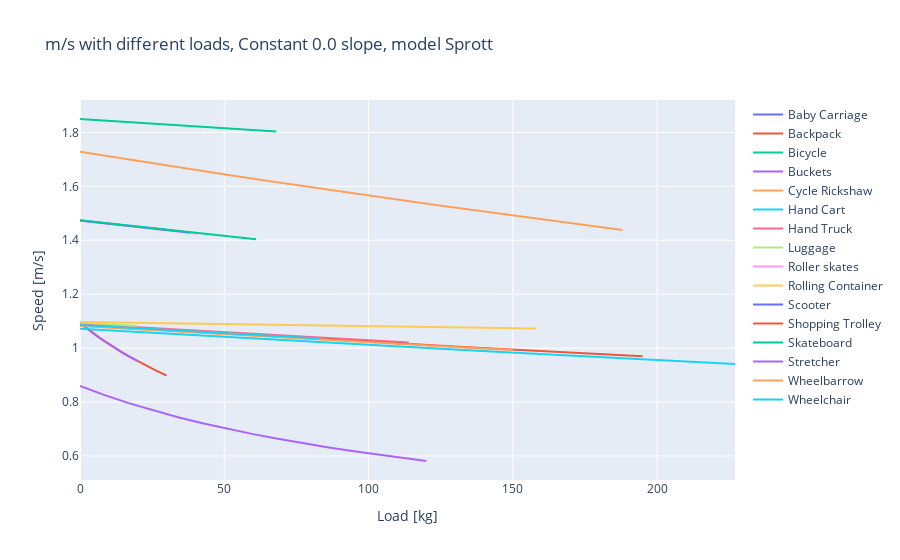
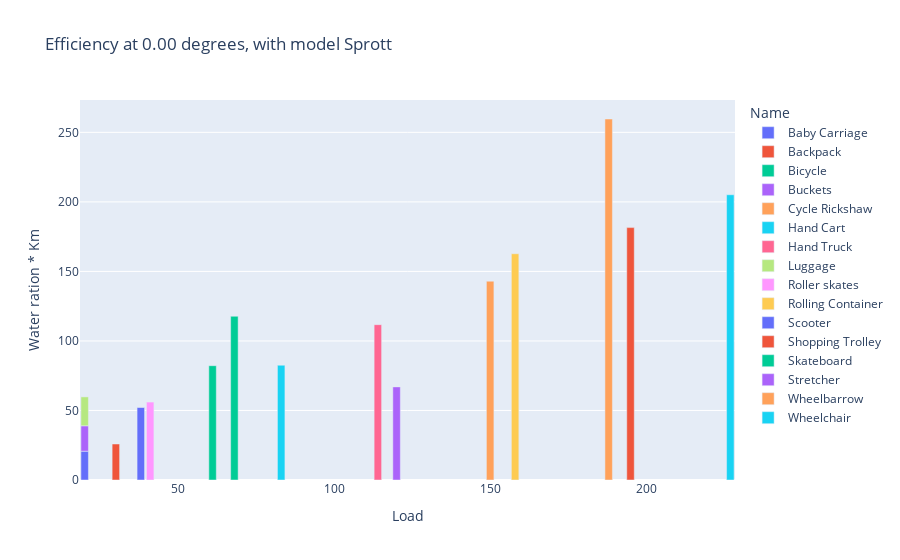
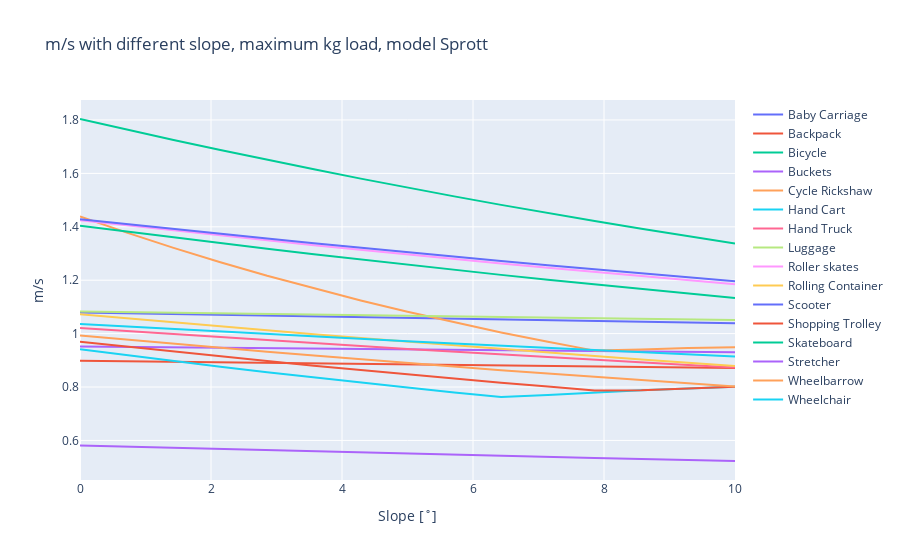

Notebook cell for these charts, in order:
### Code cell
# mr.velocitykgs



mm.plotting_hpv.load_plot_plotly(mr, mo, hpv)
mm.plotting_hpv.bar_plot_loading_distance(mr, mo, hpv, mv)
mm.plotting_hpv.slope_plot_plotly(mr, mo, hpv)

### Figure 1 — Plotly figure (JSON) as saved in the notebook; plotly's stock layout.template omitted (floating-point values rounded to 4 significant figures)
{"data": [{"mode": "lines", "name": "Baby Carriage", "type": "scatter", "x": [0, 1.429, 2.857, 4.286, 5.714, 7.143, 8.571, 10, 11.43, 12.86, 14.29, 15.71, 17.14, 18.57, 20], "y": [1.091, 1.09, 1.089, 1.089, 1.088, 1.087, 1.086, 1.085, 1.084, 1.083, 1.082, 1.081, 1.081, 1.08, 1.079]}, {"mode": "lines", "name": "Backpack", "type": "scatter", "x": [0, 2.143, 4.286, 6.429, 8.571, 10.71, 12.86, 15, 17.14, 19.29, 21.43, 23.57, 25.71, 27.86, 30], "y": [1.093, 1.075, 1.057, 1.041, 1.025, 1.01, 0.9955, 0.9816, 0.9684, 0.9556, 0.9433, 0.9315, 0.9201, 0.9091, 0.8985]}, {"mode": "lines", "name": "Bicycle", "type": "scatter", "x": [0, 4.857, 9.714, 14.57, 19.43, 24.29, 29.14, 34, 38.86, 43.71, 48.57, 53.43, 58.29, 63.14, 68], "y": [1.85, 1.847, 1.843, 1.84, 1.837, 1.833, 1.83, 1.827, 1.823, 1.82, 1.817, 1.813, 1.81, 1.807, 1.804]}, {"mode": "lines", "name": "Buckets", "type": "scatter", "x": [0, 1.429, 2.857, 4.286, 5.714, 7.143, 8.571, 10, 11.43, 12.86, 14.29, 15.71, 17.14, 18.57, 20], "y": [1.093, 1.081, 1.069, 1.057, 1.046, 1.036, 1.025, 1.015, 1.005, 0.9955, 0.9862, 0.9772, 0.9684, 0.9598, 0.9514]}, {"mode": "lines", "name": "Cycle Rickshaw", "type": "scatter", "x": [0, 13.43, 26.86, 40.29, 53.71, 67.14, 80.57, 94, 107.4, 120.9, 134.3, 147.7, 161.1, 174.6, 188], "y": [1.728, 1.705, 1.683, 1.661, 1.639, 1.617, 1.596, 1.575, 1.555, 1.535, 1.515, 1.495, 1.476, 1.457, 1.438]}, {"mode": "lines", "name": "Hand Cart", "type": "scatter", "x": [0, 16.21, 32.43, 48.64, 64.86, 81.07, 97.29, 113.5, 129.7, 145.9, 162.1, 178.4, 194.6, 210.8, 227], "y": [1.072, 1.062, 1.052, 1.042, 1.033, 1.023, 1.014, 1.004, 0.9949, 0.9857, 0.9767, 0.9677, 0.9588, 0.95, 0.9413]}, {"mode": "lines", "name": "Hand Truck", "type": "scatter", "x": [0, 8.143, 16.29, 24.43, 32.57, 40.71, 48.86, 57, 65.14, 73.29, 81.43, 89.57, 97.71, 105.9, 114], "y": [1.09, 1.085, 1.08, 1.074, 1.069, 1.064, 1.06, 1.055, 1.05, 1.045, 1.04, 1.035, 1.03, 1.025, 1.021]}, {"mode": "lines", "name": "Luggage", "type": "scatter", "x": [0, 1.429, 2.857, 4.286, 5.714, 7.143, 8.571, 10, 11.43, 12.86, 14.29, 15.71, 17.14, 18.57, 20], "y": [1.095, 1.094, 1.093, 1.092, 1.091, 1.091, 1.09, 1.089, 1.088, 1.087, 1.086, 1.085, 1.084, 1.083, 1.082]}, {"mode": "lines", "name": "Roller skates", "type": "scatter", "x": [0, 2.929, 5.857, 8.786, 11.71, 14.64, 17.57, 20.5, 23.43, 26.36, 29.29, 32.21, 35.14, 38.07, 41], "y": [1.472, 1.469, 1.465, 1.462, 1.458, 1.455, 1.452, 1.448, 1.445, 1.441, 1.438, 1.434, 1.431, 1.428, 1.424]}, {"mode": "lines", "name": "Rolling Container", "type": "scatter", "x": [0, 11.29, 22.57, 33.86, 45.14, 56.43, 67.71, 79, 90.29, 101.6, 112.9, 124.1, 135.4, 146.7, 158], "y": [1.097, 1.095, 1.094, 1.092, 1.09, 1.088, 1.087, 1.085, 1.083, 1.081, 1.08, 1.078, 1.076, 1.074, 1.073]}, {"mode": "lines", "name": "Scooter", "type": "scatter", "x": [0, 2.714, 5.429, 8.143, 10.86, 13.57, 16.29, 19, 21.71, 24.43, 27.14, 29.86, 32.57, 35.29, 38], "y": [1.473, 1.47, 1.467, 1.464, 1.46, 1.457, 1.454, 1.451, 1.448, 1.444, 1.441, 1.438, 1.435, 1.432, 1.429]}, {"mode": "lines", "name": "Shopping Trolley", "type": "scatter", "x": [0, 13.93, 27.86, 41.79, 55.71, 69.64, 83.57, 97.5, 111.4, 125.4, 139.3, 153.2, 167.1, 181.1, 195], "y": [1.084, 1.075, 1.067, 1.058, 1.05, 1.042, 1.033, 1.025, 1.017, 1.009, 1.001, 0.9929, 0.985, 0.9773, 0.9695]}, {"mode": "lines", "name": "Skateboard", "type": "scatter", "x": [0, 4.357, 8.714, 13.07, 17.43, 21.79, 26.14, 30.5, 34.86, 39.21, 43.57, 47.93, 52.29, 56.64, 61], "y": [1.475, 1.47, 1.464, 1.459, 1.454, 1.449, 1.444, 1.439, 1.434, 1.429, 1.424, 1.419, 1.414, 1.409, 1.404]}, {"mode": "lines", "name": "Stretcher", "type": "scatter", "x": [0, 8.571, 17.14, 25.71, 34.29, 42.86, 51.43, 60, 68.57, 77.14, 85.71, 94.29, 102.9, 111.4, 120], "y": [0.8599, 0.8256, 0.7951, 0.7677, 0.743, 0.7205, 0.7, 0.6811, 0.6636, 0.6475, 0.6324, 0.6184, 0.6053, 0.5929, 0.5813]}, {"mode": "lines", "name": "Wheelbarrow", "type": "scatter", "x": [0, 10.71, 21.43, 32.14, 42.86, 53.57, 64.29, 75, 85.71, 96.43, 107.1, 117.9, 128.6, 139.3, 150], "y": [1.082, 1.075, 1.069, 1.062, 1.056, 1.049, 1.043, 1.036, 1.03, 1.024, 1.017, 1.011, 1.005, 0.9989, 0.9928]}, {"mode": "lines", "name": "Wheelchair", "type": "scatter", "x": [0, 5.929, 11.86, 17.79, 23.71, 29.64, 35.57, 41.5, 47.43, 53.36, 59.29, 65.21, 71.14, 77.07, 83], "y": [1.086, 1.083, 1.079, 1.075, 1.072, 1.068, 1.064, 1.061, 1.057, 1.053, 1.05, 1.046, 1.043, 1.039, 1.036]}], "layout": {"title": {"text": "m/s with different loads, Constant 0.0 slope, model Sprott"}, "xaxis": {"title": {"text": "Load [kg]"}}, "yaxis": {"title": {"text": "Speed [m/s]"}}}}

### Figure 2 — Plotly figure (JSON) as saved in the notebook; plotly's stock layout.template omitted (floating-point values rounded to 4 significant figures)
{"data": [{"alignmentgroup": "True", "customdata": [["Baby Carriage", 0.5394, 1.079, 1.2, 7.767, 15.53, 0, 8, 0.3862]], "hovertemplate": "Name=%{customdata[0]}<br>Load=%{x}<br>Water ration * Km=%{y}<br>Average Trip Velocity=%{customdata[1]}<br>Loaded Velocity=%{customdata[2]}<br>Unloaded Velocity=%{customdata[3]}<br>Distance to Water Achievable=%{customdata[4]}<br>Total Round trip Distance Achievable=%{customdata[5]}<br>Slope=%{customdata[6]}<br>Hours Collecting Water Max=%{customdata[7]}<br>Hours Spent Collecting Single Person Water=%{customdata[8]}<extra></extra>", "legendgroup": "Baby Carriage", "marker": {"color": "#636efa", "pattern": {"shape": ""}}, "name": "Baby Carriage", "offsetgroup": "Baby Carriage", "orientation": "v", "showlegend": true, "textposition": "auto", "type": "bar", "x": [20], "xaxis": "x", "y": [20.71], "yaxis": "y"}, {"alignmentgroup": "True", "customdata": [["Backpack", 0.4493, 0.8985, 1.2, 6.469, 12.94, 0, 8, 0.3091]], "hovertemplate": "Name=%{customdata[0]}<br>Load=%{x}<br>Water ration * Km=%{y}<br>Average Trip Velocity=%{customdata[1]}<br>Loaded Velocity=%{customdata[2]}<br>Unloaded Velocity=%{customdata[3]}<br>Distance to Water Achievable=%{customdata[4]}<br>Total Round trip Distance Achievable=%{customdata[5]}<br>Slope=%{customdata[6]}<br>Hours Collecting Water Max=%{customdata[7]}<br>Hours Spent Collecting Single Person Water=%{customdata[8]}<extra></extra>", "legendgroup": "Backpack", "marker": {"color": "#EF553B", "pattern": {"shape": ""}}, "name": "Backpack", "offsetgroup": "Backpack", "orientation": "v", "showlegend": true, "textposition": "auto", "type": "bar", "x": [30], "xaxis": "x", "y": [25.88], "yaxis": "y"}, {"alignmentgroup": "True", "customdata": [["Bicycle", 0.9018, 1.804, 4.3, 12.99, 25.97, 0, 8, 0.06795]], "hovertemplate": "Name=%{customdata[0]}<br>Load=%{x}<br>Water ration * Km=%{y}<br>Average Trip Velocity=%{customdata[1]}<br>Loaded Velocity=%{customdata[2]}<br>Unloaded Velocity=%{customdata[3]}<br>Distance to Water Achievable=%{customdata[4]}<br>Total Round trip Distance Achievable=%{customdata[5]}<br>Slope=%{customdata[6]}<br>Hours Collecting Water Max=%{customdata[7]}<br>Hours Spent Collecting Single Person Water=%{customdata[8]}<extra></extra>", "legendgroup": "Bicycle", "marker": {"color": "#00cc96", "pattern": {"shape": ""}}, "name": "Bicycle", "offsetgroup": "Bicycle", "orientation": "v", "showlegend": true, "textposition": "auto", "type": "bar", "x": [68], "xaxis": "x", "y": [117.7], "yaxis": "y"}, {"alignmentgroup": "True", "customdata": [["Buckets", 0.4757, 0.9514, 1.2, 6.85, 13.7, 0, 8, 0.4379]], "hovertemplate": "Name=%{customdata[0]}<br>Load=%{x}<br>Water ration * Km=%{y}<br>Average Trip Velocity=%{customdata[1]}<br>Loaded Velocity=%{customdata[2]}<br>Unloaded Velocity=%{customdata[3]}<br>Distance to Water Achievable=%{customdata[4]}<br>Total Round trip Distance Achievable=%{customdata[5]}<br>Slope=%{customdata[6]}<br>Hours Collecting Water Max=%{customdata[7]}<br>Hours Spent Collecting Single Person Water=%{customdata[8]}<extra></extra>", "legendgroup": "Buckets", "marker": {"color": "#ab63fa", "pattern": {"shape": ""}}, "name": "Buckets", "offsetgroup": "Buckets", "orientation": "v", "showlegend": true, "textposition": "auto", "type": "bar", "x": [20], "xaxis": "x", "y": [18.27], "yaxis": "y"}, {"alignmentgroup": "True", "customdata": [["Cycle Rickshaw", 0.7192, 1.438, 4.3, 10.36, 20.71, 0, 8, 0.03082]], "hovertemplate": "Name=%{customdata[0]}<br>Load=%{x}<br>Water ration * Km=%{y}<br>Average Trip Velocity=%{customdata[1]}<br>Loaded Velocity=%{customdata[2]}<br>Unloaded Velocity=%{customdata[3]}<br>Distance to Water Achievable=%{customdata[4]}<br>Total Round trip Distance Achievable=%{customdata[5]}<br>Slope=%{customdata[6]}<br>Hours Collecting Water Max=%{customdata[7]}<br>Hours Spent Collecting Single Person Water=%{customdata[8]}<extra></extra>", "legendgroup": "Cycle Rickshaw", "marker": {"color": "#FFA15A", "pattern": {"shape": ""}}, "name": "Cycle Rickshaw", "offsetgroup": "Cycle Rickshaw", "orientation": "v", "showlegend": true, "textposition": "auto", "type": "bar", "x": [188], "xaxis": "x", "y": [259.6], "yaxis": "y"}, {"alignmentgroup": "True", "customdata": [["Hand Cart", 0.4706, 0.9413, 1.2, 6.777, 13.55, 0, 8, 0.039]], "hovertemplate": "Name=%{customdata[0]}<br>Load=%{x}<br>Water ration * Km=%{y}<br>Average Trip Velocity=%{customdata[1]}<br>Loaded Velocity=%{customdata[2]}<br>Unloaded Velocity=%{customdata[3]}<br>Distance to Water Achievable=%{customdata[4]}<br>Total Round trip Distance Achievable=%{customdata[5]}<br>Slope=%{customdata[6]}<br>Hours Collecting Water Max=%{customdata[7]}<br>Hours Spent Collecting Single Person Water=%{customdata[8]}<extra></extra>", "legendgroup": "Hand Cart", "marker": {"color": "#19d3f3", "pattern": {"shape": ""}}, "name": "Hand Cart", "offsetgroup": "Hand Cart", "orientation": "v", "showlegend": true, "textposition": "auto", "type": "bar", "x": [227], "xaxis": "x", "y": [205.1], "yaxis": "y"}, {"alignmentgroup": "True", "customdata": [["Hand Truck", 0.5103, 1.021, 1.2, 7.349, 14.7, 0, 8, 0.07162]], "hovertemplate": "Name=%{customdata[0]}<br>Load=%{x}<br>Water ration * Km=%{y}<br>Average Trip Velocity=%{customdata[1]}<br>Loaded Velocity=%{customdata[2]}<br>Unloaded Velocity=%{customdata[3]}<br>Distance to Water Achievable=%{customdata[4]}<br>Total Round trip Distance Achievable=%{customdata[5]}<br>Slope=%{customdata[6]}<br>Hours Collecting Water Max=%{customdata[7]}<br>Hours Spent Collecting Single Person Water=%{customdata[8]}<extra></extra>", "legendgroup": "Hand Truck", "marker": {"color": "#FF6692", "pattern": {"shape": ""}}, "name": "Hand Truck", "offsetgroup": "Hand Truck", "orientation": "v", "showlegend": true, "textposition": "auto", "type": "bar", "x": [114], "xaxis": "x", "y": [111.7], "yaxis": "y"}, {"alignmentgroup": "True", "customdata": [["Luggage", 0.5412, 1.082, 1.2, 7.794, 15.59, 0, 8, 0.3849]], "hovertemplate": "Name=%{customdata[0]}<br>Load=%{x}<br>Water ration * Km=%{y}<br>Average Trip Velocity=%{customdata[1]}<br>Loaded Velocity=%{customdata[2]}<br>Unloaded Velocity=%{customdata[3]}<br>Distance to Water Achievable=%{customdata[4]}<br>Total Round trip Distance Achievable=%{customdata[5]}<br>Slope=%{customdata[6]}<br>Hours Collecting Water Max=%{customdata[7]}<br>Hours Spent Collecting Single Person Water=%{customdata[8]}<extra></extra>", "legendgroup": "Luggage", "marker": {"color": "#B6E880", "pattern": {"shape": ""}}, "name": "Luggage", "offsetgroup": "Luggage", "orientation": "v", "showlegend": true, "textposition": "auto", "type": "bar", "x": [20], "xaxis": "x", "y": [20.78], "yaxis": "y"}, {"alignmentgroup": "True", "customdata": [["Roller skates", 0.7121, 1.424, 3.6, 10.25, 20.51, 0, 8, 0.1427]], "hovertemplate": "Name=%{customdata[0]}<br>Load=%{x}<br>Water ration * Km=%{y}<br>Average Trip Velocity=%{customdata[1]}<br>Loaded Velocity=%{customdata[2]}<br>Unloaded Velocity=%{customdata[3]}<br>Distance to Water Achievable=%{customdata[4]}<br>Total Round trip Distance Achievable=%{customdata[5]}<br>Slope=%{customdata[6]}<br>Hours Collecting Water Max=%{customdata[7]}<br>Hours Spent Collecting Single Person Water=%{customdata[8]}<extra></extra>", "legendgroup": "Roller skates", "marker": {"color": "#FF97FF", "pattern": {"shape": ""}}, "name": "Roller skates", "offsetgroup": "Roller skates", "orientation": "v", "showlegend": true, "textposition": "auto", "type": "bar", "x": [41], "xaxis": "x", "y": [56.06], "yaxis": "y"}, {"alignmentgroup": "True", "customdata": [["Rolling Container", 0.5363, 1.073, 1.2, 7.723, 15.45, 0, 8, 0.04917]], "hovertemplate": "Name=%{customdata[0]}<br>Load=%{x}<br>Water ration * Km=%{y}<br>Average Trip Velocity=%{customdata[1]}<br>Loaded Velocity=%{customdata[2]}<br>Unloaded Velocity=%{customdata[3]}<br>Distance to Water Achievable=%{customdata[4]}<br>Total Round trip Distance Achievable=%{customdata[5]}<br>Slope=%{customdata[6]}<br>Hours Collecting Water Max=%{customdata[7]}<br>Hours Spent Collecting Single Person Water=%{customdata[8]}<extra></extra>", "legendgroup": "Rolling Container", "marker": {"color": "#FECB52", "pattern": {"shape": ""}}, "name": "Rolling Container", "offsetgroup": "Rolling Container", "orientation": "v", "showlegend": true, "textposition": "auto", "type": "bar", "x": [158], "xaxis": "x", "y": [162.7], "yaxis": "y"}, {"alignmentgroup": "True", "customdata": [["Scooter", 0.7143, 1.429, 4, 10.29, 20.57, 0, 8, 0.1535]], "hovertemplate": "Name=%{customdata[0]}<br>Load=%{x}<br>Water ration * Km=%{y}<br>Average Trip Velocity=%{customdata[1]}<br>Loaded Velocity=%{customdata[2]}<br>Unloaded Velocity=%{customdata[3]}<br>Distance to Water Achievable=%{customdata[4]}<br>Total Round trip Distance Achievable=%{customdata[5]}<br>Slope=%{customdata[6]}<br>Hours Collecting Water Max=%{customdata[7]}<br>Hours Spent Collecting Single Person Water=%{customdata[8]}<extra></extra>", "legendgroup": "Scooter", "marker": {"color": "#636efa", "pattern": {"shape": ""}}, "name": "Scooter", "offsetgroup": "Scooter", "orientation": "v", "showlegend": true, "textposition": "auto", "type": "bar", "x": [38], "xaxis": "x", "y": [52.12], "yaxis": "y"}, {"alignmentgroup": "True", "customdata": [["Shopping Trolley", 0.4848, 0.9695, 1.2, 6.981, 13.96, 0, 8, 0.04408]], "hovertemplate": "Name=%{customdata[0]}<br>Load=%{x}<br>Water ration * Km=%{y}<br>Average Trip Velocity=%{customdata[1]}<br>Loaded Velocity=%{customdata[2]}<br>Unloaded Velocity=%{customdata[3]}<br>Distance to Water Achievable=%{customdata[4]}<br>Total Round trip Distance Achievable=%{customdata[5]}<br>Slope=%{customdata[6]}<br>Hours Collecting Water Max=%{customdata[7]}<br>Hours Spent Collecting Single Person Water=%{customdata[8]}<extra></extra>", "legendgroup": "Shopping Trolley", "marker": {"color": "#EF553B", "pattern": {"shape": ""}}, "name": "Shopping Trolley", "offsetgroup": "Shopping Trolley", "orientation": "v", "showlegend": true, "textposition": "auto", "type": "bar", "x": [195], "xaxis": "x", "y": [181.5], "yaxis": "y"}, {"alignmentgroup": "True", "customdata": [["Skateboard", 0.7018, 1.404, 4, 10.11, 20.21, 0, 8, 0.09732]], "hovertemplate": "Name=%{customdata[0]}<br>Load=%{x}<br>Water ration * Km=%{y}<br>Average Trip Velocity=%{customdata[1]}<br>Loaded Velocity=%{customdata[2]}<br>Unloaded Velocity=%{customdata[3]}<br>Distance to Water Achievable=%{customdata[4]}<br>Total Round trip Distance Achievable=%{customdata[5]}<br>Slope=%{customdata[6]}<br>Hours Collecting Water Max=%{customdata[7]}<br>Hours Spent Collecting Single Person Water=%{customdata[8]}<extra></extra>", "legendgroup": "Skateboard", "marker": {"color": "#00cc96", "pattern": {"shape": ""}}, "name": "Skateboard", "offsetgroup": "Skateboard", "orientation": "v", "showlegend": true, "textposition": "auto", "type": "bar", "x": [61], "xaxis": "x", "y": [82.2], "yaxis": "y"}, {"alignmentgroup": "True", "customdata": [["Stretcher", 0.2907, 0.5813, 1.2, 4.185, 8.371, 0, 8, 0.1195]], "hovertemplate": "Name=%{customdata[0]}<br>Load=%{x}<br>Water ration * Km=%{y}<br>Average Trip Velocity=%{customdata[1]}<br>Loaded Velocity=%{customdata[2]}<br>Unloaded Velocity=%{customdata[3]}<br>Distance to Water Achievable=%{customdata[4]}<br>Total Round trip Distance Achievable=%{customdata[5]}<br>Slope=%{customdata[6]}<br>Hours Collecting Water Max=%{customdata[7]}<br>Hours Spent Collecting Single Person Water=%{customdata[8]}<extra></extra>", "legendgroup": "Stretcher", "marker": {"color": "#ab63fa", "pattern": {"shape": ""}}, "name": "Stretcher", "offsetgroup": "Stretcher", "orientation": "v", "showlegend": true, "textposition": "auto", "type": "bar", "x": [120], "xaxis": "x", "y": [66.97], "yaxis": "y"}, {"alignmentgroup": "True", "customdata": [["Wheelbarrow", 0.4964, 0.9928, 1.2, 7.148, 14.3, 0, 8, 0.05596]], "hovertemplate": "Name=%{customdata[0]}<br>Load=%{x}<br>Water ration * Km=%{y}<br>Average Trip Velocity=%{customdata[1]}<br>Loaded Velocity=%{customdata[2]}<br>Unloaded Velocity=%{customdata[3]}<br>Distance to Water Achievable=%{customdata[4]}<br>Total Round trip Distance Achievable=%{customdata[5]}<br>Slope=%{customdata[6]}<br>Hours Collecting Water Max=%{customdata[7]}<br>Hours Spent Collecting Single Person Water=%{customdata[8]}<extra></extra>", "legendgroup": "Wheelbarrow", "marker": {"color": "#FFA15A", "pattern": {"shape": ""}}, "name": "Wheelbarrow", "offsetgroup": "Wheelbarrow", "orientation": "v", "showlegend": true, "textposition": "auto", "type": "bar", "x": [150], "xaxis": "x", "y": [143.0], "yaxis": "y"}, {"alignmentgroup": "True", "customdata": [["Wheelchair", 0.5179, 1.036, 1.2, 7.457, 14.91, 0, 8, 0.09694]], "hovertemplate": "Name=%{customdata[0]}<br>Load=%{x}<br>Water ration * Km=%{y}<br>Average Trip Velocity=%{customdata[1]}<br>Loaded Velocity=%{customdata[2]}<br>Unloaded Velocity=%{customdata[3]}<br>Distance to Water Achievable=%{customdata[4]}<br>Total Round trip Distance Achievable=%{customdata[5]}<br>Slope=%{customdata[6]}<br>Hours Collecting Water Max=%{customdata[7]}<br>Hours Spent Collecting Single Person Water=%{customdata[8]}<extra></extra>", "legendgroup": "Wheelchair", "marker": {"color": "#19d3f3", "pattern": {"shape": ""}}, "name": "Wheelchair", "offsetgroup": "Wheelchair", "orientation": "v", "showlegend": true, "textposition": "auto", "type": "bar", "x": [83], "xaxis": "x", "y": [82.53], "yaxis": "y"}], "layout": {"barmode": "relative", "legend": {"title": {"text": "Name"}, "tracegroupgap": 0}, "title": {"text": "Efficiency at 0.00 degrees, with model Sprott"}, "xaxis": {"anchor": "y", "domain": [0, 1], "title": {"text": "Load"}}, "yaxis": {"anchor": "x", "domain": [0, 1], "title": {"text": "Water ration * Km"}}}}

### Figure 3 — Plotly figure (JSON) as saved in the notebook; plotly's stock layout.template omitted (floating-point values rounded to 4 significant figures)
{"data": [{"mode": "lines", "name": "Baby Carriage", "type": "scatter", "x": [0, 0.7143, 1.429, 2.143, 2.857, 3.571, 4.286, 5, 5.714, 6.429, 7.143, 7.857, 8.571, 9.286, 10], "y": [1.079, 1.076, 1.073, 1.07, 1.067, 1.064, 1.061, 1.058, 1.056, 1.053, 1.05, 1.047, 1.045, 1.042, 1.039]}, {"mode": "lines", "name": "Backpack", "type": "scatter", "x": [0, 0.7143, 1.429, 2.143, 2.857, 3.571, 4.286, 5, 5.714, 6.429, 7.143, 7.857, 8.571, 9.286, 10], "y": [0.8985, 0.8965, 0.8945, 0.8924, 0.8904, 0.8884, 0.8864, 0.8844, 0.8824, 0.8804, 0.8785, 0.8765, 0.8746, 0.8727, 0.8708]}, {"mode": "lines", "name": "Bicycle", "type": "scatter", "x": [0, 0.7143, 1.429, 2.143, 2.857, 3.571, 4.286, 5, 5.714, 6.429, 7.143, 7.857, 8.571, 9.286, 10], "y": [1.804, 1.764, 1.725, 1.688, 1.651, 1.615, 1.58, 1.547, 1.514, 1.482, 1.451, 1.421, 1.392, 1.364, 1.337]}, {"mode": "lines", "name": "Buckets", "type": "scatter", "x": [0, 0.7143, 1.429, 2.143, 2.857, 3.571, 4.286, 5, 5.714, 6.429, 7.143, 7.857, 8.571, 9.286, 10], "y": [0.9514, 0.9499, 0.9484, 0.9468, 0.9453, 0.9438, 0.9423, 0.9407, 0.9392, 0.9377, 0.9363, 0.9348, 0.9333, 0.9318, 0.9304]}, {"mode": "lines", "name": "Cycle Rickshaw", "type": "scatter", "x": [0, 0.7143, 1.429, 2.143, 2.857, 3.571, 4.286, 5, 5.714, 6.429, 7.143, 7.857, 8.571, 9.286, 10], "y": [1.438, 1.378, 1.321, 1.267, 1.216, 1.169, 1.124, 1.082, 1.042, 1.005, 0.9694, 0.9363, 0.9405, 0.9465, 0.9491]}, {"mode": "lines", "name": "Hand Cart", "type": "scatter", "x": [0, 0.7143, 1.429, 2.143, 2.857, 3.571, 4.286, 5, 5.714, 6.429, 7.143, 7.857, 8.571, 9.286, 10], "y": [0.9413, 0.9188, 0.897, 0.8759, 0.8554, 0.8356, 0.8164, 0.7978, 0.7799, 0.7625, 0.7698, 0.7792, 0.7879, 0.7941, 0.8011]}, {"mode": "lines", "name": "Hand Truck", "type": "scatter", "x": [0, 0.7143, 1.429, 2.143, 2.857, 3.571, 4.286, 5, 5.714, 6.429, 7.143, 7.857, 8.571, 9.286, 10], "y": [1.021, 1.009, 0.9975, 0.9862, 0.975, 0.964, 0.9532, 0.9425, 0.9321, 0.9218, 0.9117, 0.9018, 0.892, 0.8825, 0.8732]}, {"mode": "lines", "name": "Luggage", "type": "scatter", "x": [0, 0.7143, 1.429, 2.143, 2.857, 3.571, 4.286, 5, 5.714, 6.429, 7.143, 7.857, 8.571, 9.286, 10], "y": [1.082, 1.08, 1.078, 1.075, 1.073, 1.071, 1.068, 1.066, 1.064, 1.062, 1.059, 1.057, 1.055, 1.053, 1.051]}, {"mode": "lines", "name": "Roller skates", "type": "scatter", "x": [0, 0.7143, 1.429, 2.143, 2.857, 3.571, 4.286, 5, 5.714, 6.429, 7.143, 7.857, 8.571, 9.286, 10], "y": [1.424, 1.405, 1.386, 1.367, 1.349, 1.331, 1.314, 1.296, 1.279, 1.263, 1.246, 1.23, 1.215, 1.2, 1.185]}, {"mode": "lines", "name": "Rolling Container", "type": "scatter", "x": [0, 0.7143, 1.429, 2.143, 2.857, 3.571, 4.286, 5, 5.714, 6.429, 7.143, 7.857, 8.571, 9.286, 10], "y": [1.073, 1.057, 1.042, 1.027, 1.012, 0.9974, 0.9832, 0.9692, 0.9555, 0.942, 0.9289, 0.916, 0.9034, 0.891, 0.8789]}, {"mode": "lines", "name": "Scooter", "type": "scatter", "x": [0, 0.7143, 1.429, 2.143, 2.857, 3.571, 4.286, 5, 5.714, 6.429, 7.143, 7.857, 8.571, 9.286, 10], "y": [1.429, 1.41, 1.392, 1.374, 1.356, 1.338, 1.321, 1.305, 1.288, 1.272, 1.256, 1.241, 1.225, 1.211, 1.196]}, {"mode": "lines", "name": "Shopping Trolley", "type": "scatter", "x": [0, 0.7143, 1.429, 2.143, 2.857, 3.571, 4.286, 5, 5.714, 6.429, 7.143, 7.857, 8.571, 9.286, 10], "y": [0.9695, 0.9507, 0.9324, 0.9145, 0.8971, 0.88, 0.8635, 0.8474, 0.8317, 0.8165, 0.8016, 0.7873, 0.7879, 0.7941, 0.8011]}, {"mode": "lines", "name": "Skateboard", "type": "scatter", "x": [0, 0.7143, 1.429, 2.143, 2.857, 3.571, 4.286, 5, 5.714, 6.429, 7.143, 7.857, 8.571, 9.286, 10], "y": [1.404, 1.382, 1.36, 1.339, 1.318, 1.297, 1.277, 1.258, 1.239, 1.22, 1.202, 1.184, 1.167, 1.15, 1.133]}, {"mode": "lines", "name": "Stretcher", "type": "scatter", "x": [0, 0.7143, 1.429, 2.143, 2.857, 3.571, 4.286, 5, 5.714, 6.429, 7.143, 7.857, 8.571, 9.286, 10], "y": [0.5813, 0.5769, 0.5725, 0.5681, 0.5637, 0.5595, 0.5552, 0.551, 0.5469, 0.5427, 0.5387, 0.5347, 0.5307, 0.5268, 0.523]}, {"mode": "lines", "name": "Wheelbarrow", "type": "scatter", "x": [0, 0.7143, 1.429, 2.143, 2.857, 3.571, 4.286, 5, 5.714, 6.429, 7.143, 7.857, 8.571, 9.286, 10], "y": [0.9928, 0.9771, 0.9618, 0.9468, 0.9321, 0.9176, 0.9035, 0.8897, 0.8762, 0.8631, 0.8502, 0.8376, 0.8254, 0.8134, 0.8018]}, {"mode": "lines", "name": "Wheelchair", "type": "scatter", "x": [0, 0.7143, 1.429, 2.143, 2.857, 3.571, 4.286, 5, 5.714, 6.429, 7.143, 7.857, 8.571, 9.286, 10], "y": [1.036, 1.026, 1.017, 1.008, 0.9985, 0.9894, 0.9805, 0.9717, 0.9631, 0.9545, 0.9461, 0.9379, 0.9297, 0.9217, 0.9138]}], "layout": {"title": {"text": "m/s with different slope, maximum kg load, model Sprott"}, "xaxis": {"title": {"text": "Slope [˚]"}}, "yaxis": {"title": {"text": "m/s"}}}}
